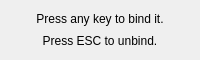
<ui version="4.0">
 <class>DialogKeybind</class>
 <widget name="DialogKeybind" class="QDialog">
  <property name="geometry">
   <rect>
    <x>0</x>
    <y>0</y>
    <width>200</width>
    <height>60</height>
   </rect>
  </property>
  <property name="windowTitle">
   <string>Keybind</string>
  </property>
  <layout class="QVBoxLayout" name="verticalLayout_2">
   <item>
    <widget class="QLabel" name="label">
     <property name="text">
      <string>Press any key to bind it.</string>
     </property>
     <property name="alignment">
      <set>Qt::AlignCenter</set>
     </property>
    </widget>
   </item>
   <item>
    <widget class="QLabel" name="label_2">
     <property name="text">
      <string>Press ESC to unbind.</string>
     </property>
     <property name="alignment">
      <set>Qt::AlignCenter</set>
     </property>
    </widget>
   </item>
  </layout>
 </widget>
 <resources/>
 <connections/>
</ui>
